Frame 1 (no input): blank canvas, image omitted
Frame 60 (the mouse pressed at the canvas centre just before this capture): blank canvas, image omitted
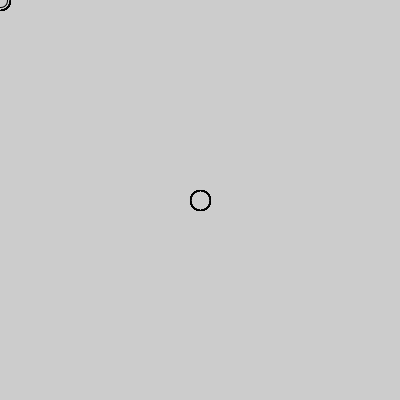
Frame 120 (the mouse held since frame 60 and released just before this capture)

The Processing sketch whose frames 1 and 60 were blank and that drew this single picture after the mouse press (run headless with seeded random() and noise(); from frame 60 on, the mouse is pressed at the canvas centre):

// Processing sketch: afterImage_try
// ── afterImage_try.pde
int maxPrev = 10;
int prev;

void setup()
{
  size(400,400);
}

float mainRadius = 20;
float alpha = 0;

void draw()
{
  
  float radius = mainRadius;
  
  fill(255,255,255,alpha);
  ellipse(mouseX, mouseY, radius, radius);
  
  if(pmouseX != mouseX || pmouseY != mouseY)
  {
    alpha *= 0.75;
    radius *= 0.75;
    fill(255,255,255,alpha);
    ellipse(pmouseX, pmouseY, radius, radius);
    
    prev++;
  }
  
  
}



// ── Ball.pde
class Ball
{
  float mainRadius;
  int maxPrev;
  
  float alphaDec, radiusDec;
  
  int prev;
  float[] prevX, prevY;
  
  Ball(float mainRadius_Set, int maxPrev_Set,
   float alphaDec_Set, float radiusDec_Set)
  {
    mainRadius = mainRadius_Set;
    maxPrev = maxPrev_Set;
    alphaDec = alphaDec_Set;
    radiusDec = radiusDec_Set;
    
    prevX = new float[maxPrev];
    prevY = new float[maxPrev];
  }
  
  void ballDisplay(int x, int y)
  {
    float alpha = 255;
    float radius = mainRadius;
    
    fill(255,255,255,alpha);
    ellipse(x, y, radius, radius);
    for(int i = prev - 1; i >= 0; i--)
    {
      alpha *= 0.75;
      radius *= 0.95;
      
      fill(255,255,255,alpha);
      ellipse(prevX[i], prevY[i], radius, radius);
    }
  }
  
  void createPrevCircle()
  {
    if(prev < maxPrev)
    {
      prevX[prev] = pmouseX;
      prevY[prev] = pmouseY;
      prev++;
    }
  }
  
  void deleteCircle()
  {
    if(prev > 0)
    {
      prev--;
      for(int i =  0; i < prev; i++)
      {
        prevX[i] = prevX[i+1];
        prevY[i] = prevY[i+1];
      }
    }
  }
}
